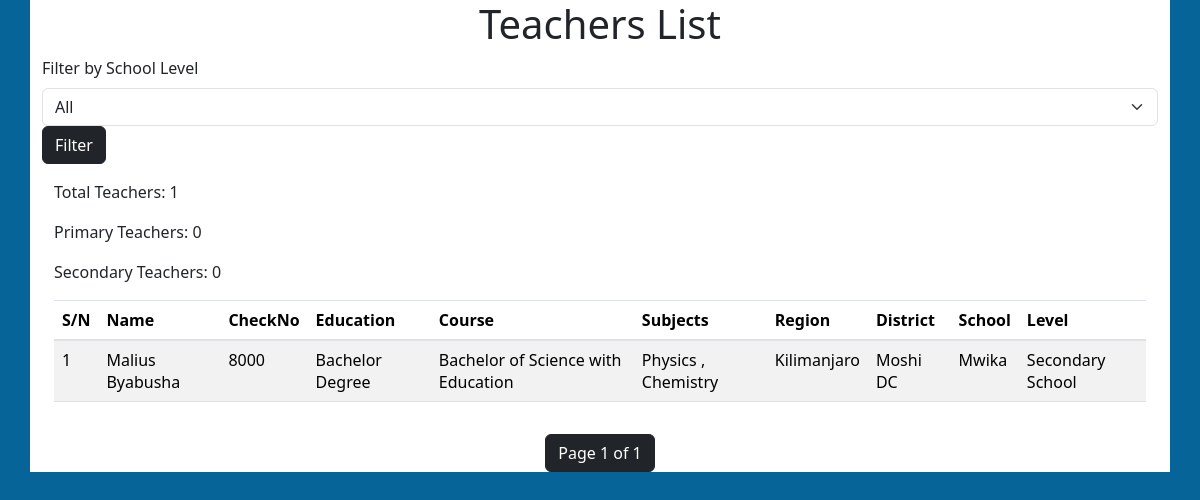
The page /user/teachers/ on the database as committed earlier.
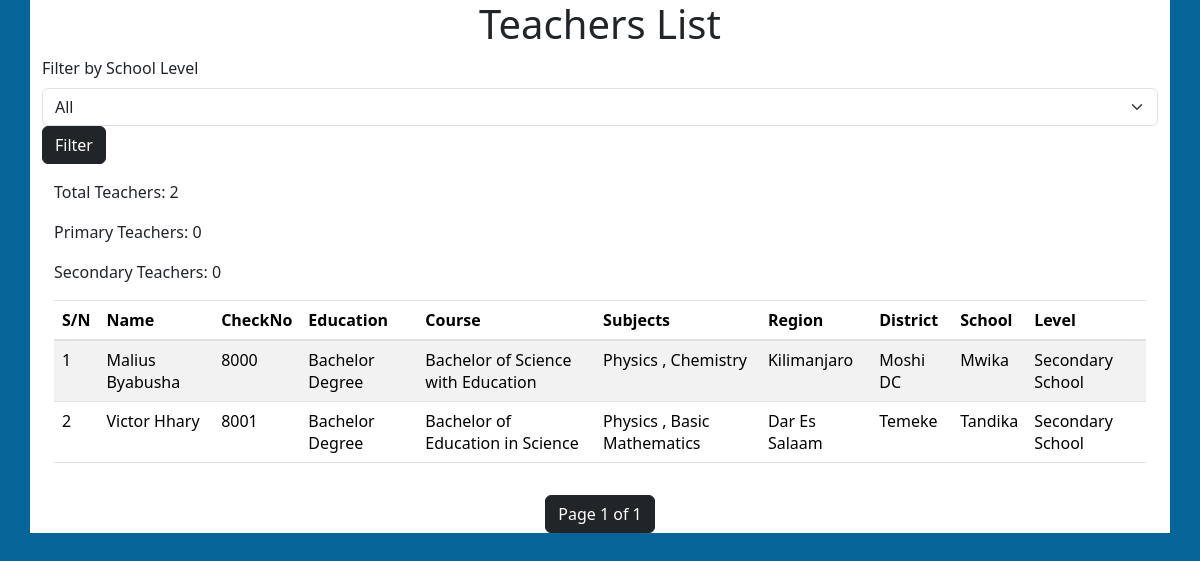
The same page on the database as committed later.
### userApp/models.py (models this page shows, shortened)
class Teacher(models.Model):
    user = models.OneToOneField(CustomUser, on_delete=models.CASCADE)
    education_level = models.ForeignKey(EducationLevel, on_delete=models.CASCADE)
    course = models.ForeignKey(Course, on_delete=models.CASCADE, null=True)
    grade = models.ForeignKey(WorkerGrade, on_delete=models.CASCADE, null=True)
    subjects_taught = models.ManyToManyField(Subject, blank=True)
    region = models.ForeignKey(Region, on_delete=models.CASCADE, null=True)
    district = models.ForeignKey(District, on_delete=models.CASCADE, null=True)
    school_level = models.ForeignKey(SchoolLevel, on_delete=models.CASCADE)
    school = models.ForeignKey(School, on_delete=models.CASCADE, null=True, blank=True)

class CustomUser(AbstractUser):
    fname = models.CharField(max_length=100)
    mname = models.CharField(max_length=100)
    lname = models.CharField(max_length=100)
    gender = models.ForeignKey(Gender,on_delete=models.CASCADE,null=True)
    username = models.CharField(max_length=100, unique=True)
    email = models.EmailField(unique=True, )
    phone = models.CharField(max_length=100)
    birthdate = models.DateTimeField(null=True)
    nin = models.CharField(max_length=20, null=True, blank=True,
    validators=[
        MaxLengthValidator(limit_value=20),
        MinLengthValidator(limit_value=20),
    ])
    image = models.ImageField(max_length=255, upload_to='images/', null=True, blank=True)
    position = models.ForeignKey(Position,on_delete=models.CASCADE, null=True)
    is_teacher = models.BooleanField(default=False)
    is_education_officer = models.BooleanField(default=False)
    is_ded = models.BooleanField(default=False)
    is_tamisemi = models.BooleanField(default=False)
    is_utumishi = models.BooleanField(default=False)
    password = models.CharField(max_length=180, null=True, blank=True)  # You should hash and salt passwords
    created_at = models.DateTimeField(auto_now_add=True)
    retirement = models.DateTimeField(null=True)
    updated_at = models.DateTimeField(auto_now=True)
    groups = models.ManyToManyField(Group, related_name='custom_user_groups')
    user_permissions = models.ManyToManyField(Permission, related_name='custom_user_permissions')

class EducationLevel(models.Model):
    name = models.CharField(max_length=100)
    def __str__(self):
        return self.name

class Course(models.Model):
    name = models.CharField(max_length=100)
    coursecode=models.IntegerField( unique=True,null=True)
    def __str__(self):
        return self.name

class Subject(models.Model):
    name = models.CharField(max_length=100)
    subjectcode=models.IntegerField( unique=True,null=True)

### locationApp/models.py (models this page shows, shortened)
class Region(models.Model):
    name = models.CharField(max_length=100, unique=True)

class District(models.Model):
    name = models.CharField(max_length=100)
    votecode = models.CharField(max_length=20, unique=True)
    region = models.ForeignKey(Region, on_delete=models.CASCADE)

class School(models.Model):
    registration = models.IntegerField( default = 1000, null=True, blank=True)
    name = models.CharField(max_length=200)
    district = models.ForeignKey(District, on_delete=models.CASCADE)
    region = models.ForeignKey(Region, on_delete=models.CASCADE)
    School_level = models.ForeignKey(SchoolLevel, on_delete=models.CASCADE)

class SchoolLevel(models.Model):
    levelName = models.CharField(max_length=100,null=True)
    subvote = models.IntegerField(null=True)

### userApp/views.py (the view)
# urls.py: path('teachers/', Teachers_list, name='teachers'),
def Teachers_list(request):
    selected_school_level = request.GET.get('school_level')
    all_school_levels = SchoolLevel.objects.all()
    if selected_school_level:
        teachers = Teacher.objects.filter(school_level__levelName=selected_school_level)
    else:
        teachers = Teacher.objects.all()
    total_teachers_count = Teacher.objects.count()
    primary_teachers_count = Teacher.objects.filter(school_level__levelName='Primary').count()
    secondary_teachers_count = Teacher.objects.filter(school_level__levelName='Secondary').count()
    page = request.GET.get('page', 1)
    paginator = Paginator(teachers, 10)  # Show 10 teachers per page
    try:
        teachers = paginator.page(page)
    except PageNotAnInteger:
       teachers = paginator.page(1)
    except EmptyPage:
       teachers = paginator.page(paginator.num_pages)
    return render(request, 'userApp/teacherlist.html', {
        'teachers': teachers,
        'all_school_levels': all_school_levels,
        'selected_school_level': selected_school_level,
        'total_teachers_count': total_teachers_count,
        'primary_teachers_count': primary_teachers_count,
        'secondary_teachers_count': secondary_teachers_count,
    })

### userApp/templates/userApp/teacherlist.html (shortened to what this page needs)
{% extends "coreApp/base.html" %}
{% load static %}
{% block content %}
<body>
    <div class="container bg-white">
        <h1 class="text-center">Teachers List</h1>
        <form method="get" action="{% url 'userApp:teachers' %}" class="mb-3">
            <label for="school_level" class="form-label">Filter by School Level</label>
            <select name="school_level" id="school_level" class="form-select">
                <option value="">All</option>
            </select>
            <button class="btn btn-dark" type="submit">Filter</button>
        </form>
        <div class="container mt-3">
            <div class="mb-3">
                <p>Total Teachers: {{ total_teachers_count }}</p>
                <p>Primary Teachers: {{ primary_teachers_count }}</p>
                <p>Secondary Teachers: {{ secondary_teachers_count }}</p>
            </div>
            <div class="table-responsive">
                <table class="table table-striped">
                    <thead>
                        <tr>
                            <th>S/N</th>
                            <th>Name</th>
                            <th>CheckNo</th>
                            <th>Education</th>
                            <th>Course</th>
                            <th>Subjects</th>
                            <th>Region</th>
                            <th>District</th>
                            <th>School</th>
                            <th>Level</th>
                        </tr>
                    </thead>
                    <tbody>
                        {% for teacher in teachers %}
                            <tr>
                                <td>{{ teacher.id }}</td>
                                <td>{{ teacher.user.fname }} {{ teacher.user.lname }}</td>
                                <td>{{ teacher.user.username }}</td>
                                <td>{{ teacher.education_level }}</td>
                                <td>{{ teacher.course }}</td>
                                <td>
                                    {% for subject in teacher.subjects_taught.all %}
                                        {{ subject.name }}
                                        {% if not forloop.last %}, {% endif %}
                                    {% endfor %}
                                </td>
                                <td>{{ teacher.region.name }}</td>
                                <td>{{ teacher.district.name }}</td>
                                <td>{{ teacher.school.name }}</td>
                                <td>{{ teacher.school_level.levelName }}</td>
                            </tr>
                        {% endfor %}
                    </tbody>
                </table>
            </div>
        </div>
        <div class="pagination d-flex justify-content-center mt-3">
            <span class="step-links">
                <span  class=" current btn btn-dark type=button">
                    Page {{ teachers.number }} of {{ teachers.paginator.num_pages }}
                </span>
            </span>
        </div>
    </div>
</body>
{% endblock %}

### coreApp/templates/coreApp/base.html (shortened to what this page needs)
{% load static %}
{% load django_browser_reload %}
{% load bootstrap4 %}
{% load bootstrap_icons %}
{% bootstrap_css %}
<!Doctype html>
<html lang="en">
<head>
    <link rel="stylesheet" href="{% static 'bootstrap/css/bootstrap.min.css' %}">
</head>
<body class='body'>
      <div>
        {% block content %}{% endblock content %}
      </div>
</body>
</html>

### coreApp/templates/coreApp/base.html (style rules this page uses)
.body { background-color: #066498; font family: "Times New Roman"; }

Rows that differ between the two databases and show on the page:
added Teacher: id "2", user.fname "Victor", user.lname "Hhary", user.username "8001", education_level "Bachelor Degree", course "Bachelor of Education in Science", region.name "Dar Es Salaam", district.name "Temeke", school.name "Tandika", school_level.levelName "Secondary School", Subject (name "Physics")
now on this page (row unchanged): Subject: name "Basic Mathematics", shown under "2"
Other text that changed with them:
{{ total_teachers_count }}: "1" → "2"
